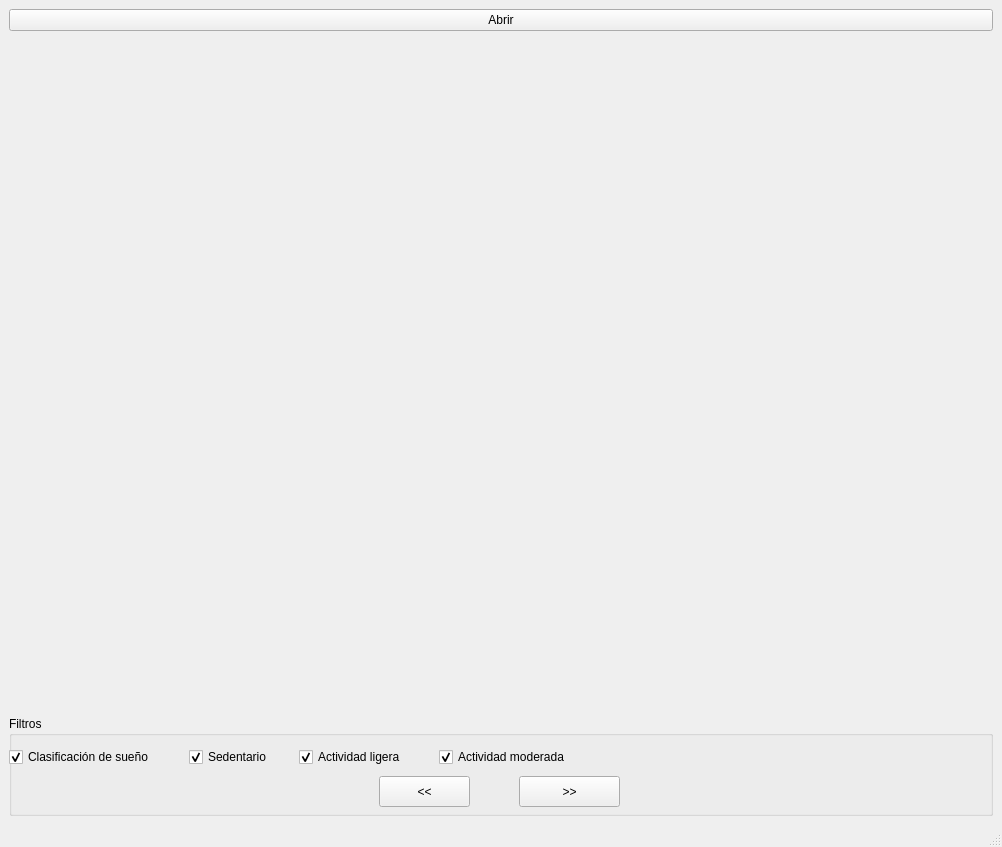
<?xml version="1.0" encoding="UTF-8"?>
<ui version="4.0">
 <class>MainWindow</class>
 <widget class="QMainWindow" name="MainWindow">
  <property name="geometry">
   <rect>
    <x>0</x>
    <y>0</y>
    <width>1002</width>
    <height>847</height>
   </rect>
  </property>
  <property name="windowTitle">
   <string>Temperaturas y flujos térmicos por intervalos</string>
  </property>
  <widget class="QWidget" name="centralwidget">
   <layout class="QVBoxLayout" name="verticalLayout">
    <item>
     <widget class="QPushButton" name="btnSelFile">
      <property name="text">
       <string>Abrir</string>
      </property>
     </widget>
    </item>
    <item>
     <widget class="QWidget" name="wScatter1" native="true">
      <property name="sizePolicy">
       <sizepolicy hsizetype="Expanding" vsizetype="Expanding">
        <horstretch>0</horstretch>
        <verstretch>0</verstretch>
       </sizepolicy>
      </property>
      <layout class="QHBoxLayout" name="layoutMatplot1"/>
     </widget>
    </item>
    <item>
     <widget class="QLabel" name="label">
      <property name="text">
       <string/>
      </property>
      <property name="alignment">
       <set>Qt::AlignCenter</set>
      </property>
     </widget>
    </item>
    <item>
     <widget class="QGroupBox" name="groupBox">
      <property name="sizePolicy">
       <sizepolicy hsizetype="Expanding" vsizetype="Preferred">
        <horstretch>0</horstretch>
        <verstretch>0</verstretch>
       </sizepolicy>
      </property>
      <property name="minimumSize">
       <size>
        <width>0</width>
        <height>100</height>
       </size>
      </property>
      <property name="title">
       <string>Filtros</string>
      </property>
      <widget class="QPushButton" name="btnNext">
       <property name="geometry">
        <rect>
         <x>510</x>
         <y>60</y>
         <width>101</width>
         <height>31</height>
        </rect>
       </property>
       <property name="text">
        <string>&gt;&gt;</string>
       </property>
      </widget>
      <widget class="QPushButton" name="btnPrev">
       <property name="geometry">
        <rect>
         <x>370</x>
         <y>60</y>
         <width>91</width>
         <height>31</height>
        </rect>
       </property>
       <property name="sizePolicy">
        <sizepolicy hsizetype="Fixed" vsizetype="Fixed">
         <horstretch>0</horstretch>
         <verstretch>0</verstretch>
        </sizepolicy>
       </property>
       <property name="minimumSize">
        <size>
         <width>30</width>
         <height>20</height>
        </size>
       </property>
       <property name="baseSize">
        <size>
         <width>59</width>
         <height>59</height>
        </size>
       </property>
       <property name="text">
        <string>&lt;&lt;</string>
       </property>
      </widget>
      <widget class="QCheckBox" name="cbSueno">
       <property name="geometry">
        <rect>
         <x>0</x>
         <y>30</y>
         <width>984</width>
         <height>22</height>
        </rect>
       </property>
       <property name="text">
        <string>Clasificación de sueño</string>
       </property>
       <property name="checked">
        <bool>true</bool>
       </property>
      </widget>
      <widget class="QCheckBox" name="cbSedentario">
       <property name="geometry">
        <rect>
         <x>180</x>
         <y>30</y>
         <width>984</width>
         <height>22</height>
        </rect>
       </property>
       <property name="text">
        <string>Sedentario</string>
       </property>
       <property name="checked">
        <bool>true</bool>
       </property>
      </widget>
      <widget class="QCheckBox" name="cbLigera">
       <property name="geometry">
        <rect>
         <x>290</x>
         <y>30</y>
         <width>984</width>
         <height>22</height>
        </rect>
       </property>
       <property name="text">
        <string>Actividad ligera</string>
       </property>
       <property name="checked">
        <bool>true</bool>
       </property>
      </widget>
      <widget class="QCheckBox" name="cbModerada">
       <property name="geometry">
        <rect>
         <x>430</x>
         <y>30</y>
         <width>984</width>
         <height>22</height>
        </rect>
       </property>
       <property name="text">
        <string>Actividad moderada</string>
       </property>
       <property name="checked">
        <bool>true</bool>
       </property>
      </widget>
     </widget>
    </item>
   </layout>
  </widget>
  <widget class="QMenuBar" name="menubar">
   <property name="geometry">
    <rect>
     <x>0</x>
     <y>0</y>
     <width>1002</width>
     <height>25</height>
    </rect>
   </property>
  </widget>
  <widget class="QStatusBar" name="statusbar"/>
 </widget>
 <resources/>
 <connections/>
</ui>
